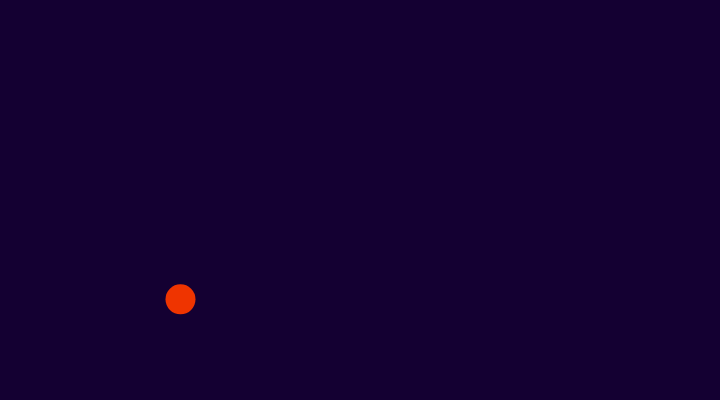
Frame 1 (no input)
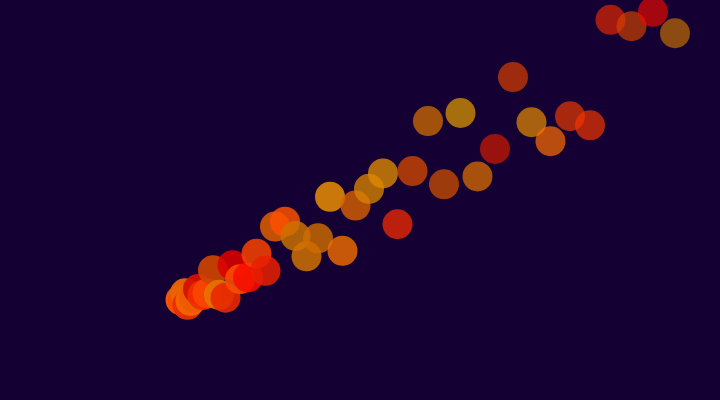
Frame 60 (no input)
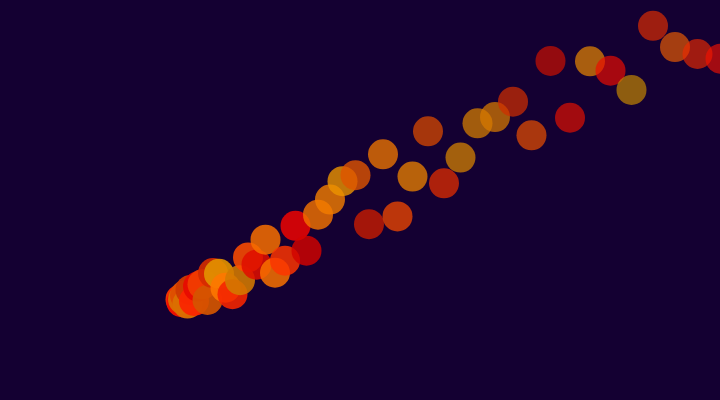
Frame 120 (the mouse pressed at the canvas centre since frame 60)

The p5.js sketch that drew these frames (run headless with seeded random() and noise() and a simulated clock; from frame 60 on, the mouse is pressed at the canvas centre):

// p5.js sketch
// ── sketch.js
let system;

function setup() {
  createCanvas(720, 400);
  system = new ParticleSystem(createVector(width / 4, 300));
}

function draw() {
  background(20,0,50);
  system.addParticle();
  system.run();
}

// 간단한 파티클 클래스
let Particle = function(position) {
  this.acceleration = createVector(0.5, -0.3);
  this.velocity = createVector(random(0, 0), random(-1, 2));
  this.position = position.copy();
  this.lifespan = 255;
};

Particle.prototype.run = function() {
  this.update();
  this.display();
};

// 위치 업데이트를 위한 메소드
Particle.prototype.update = function(){
  this.velocity.add(this.acceleration);
  this.position.add(this.velocity);
  this.lifespan -= 2;
};

// 화면에 보이기 위한 메소드
Particle.prototype.display = function() {
  stroke(200, this.lifespan);
  strokeWeight(0);
  fill(random(200,255),random(0,150),0, this.lifespan);
  ellipse(this.position.x, this.position.y, 30, 30);
};

// 파티클이 여전히 쓸만한가요?
Particle.prototype.isDead = function(){
  return this.lifespan < 0;
};

let ParticleSystem = function(position) {
  this.origin = position.copy();
  this.particles = [];
};

ParticleSystem.prototype.addParticle = function() {
  this.particles.push(new Particle(this.origin));
};

ParticleSystem.prototype.run = function() {
  for (let i = this.particles.length-1; i >= 0; i--) {
    let p = this.particles[i];
    p.run();
    if (p.isDead()) {
      this.particles.splice(i, 1);
    }
  }
};
